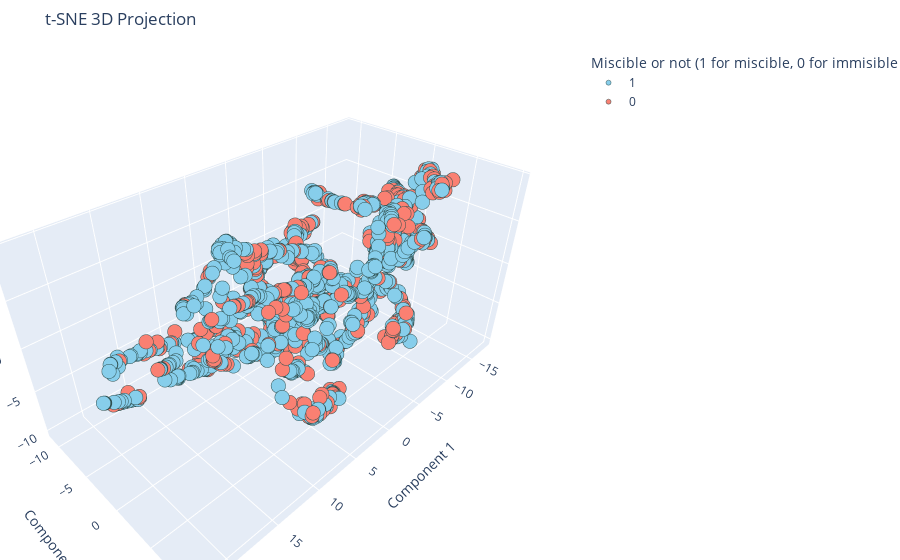

Notebook source saved alongside this figure:
### Code cell
X = df_total.iloc[:, 0:-1].values
y = df_total['miscibility'].values

# 2. PCA
reducer = TSNE(n_components=3, random_state=42)  
X_reduced = reducer.fit_transform(X)

# explained_variance = pca.explained_variance_ratio_

# 3. Color mapping for two miscibility types
miscibility_types = df_total['miscibility'].unique()
if len(miscibility_types) != 2:
    print(f"Warning: Found {len(miscibility_types)} unique miscibility types. Ensure there are exactly two for the color mapping.")

colors = ['skyblue', 'salmon']  # Define your two colors
color_dict = dict(zip(miscibility_types, colors))
legends = ['miscible', 'immiscible']
# 4. 2D Scatter Plot
plt.figure(figsize=(8, 6))
for i, surfactant in enumerate(miscibility_types):
    idx = (y == surfactant)
    plt.scatter(X_reduced[idx, 0], X_reduced[idx, 1],
                color=color_dict[surfactant],
                label=legends[i], alpha=0.7, s=30)

plt.xlabel('Component 1')
plt.ylabel('Component 2')
plt.title('t-SNE 2D Projection')
plt.legend(bbox_to_anchor=(1.05, 1), loc='upper left')
plt.tight_layout()
plt.show()

# 5. 3D Interactive Scatter Plot
traces = []
for surfactant in miscibility_types:
    idx = (y == surfactant)
    trace = go.Scatter3d(
        x=X_reduced[idx, 0],
        y=X_reduced[idx, 1],
        z=X_reduced[idx, 2],
        mode='markers',
        marker=dict(
            size=5,
            color=color_dict[surfactant],
            line=dict(width=0.5, color='DarkSlateGrey')
        ),
        name=str(surfactant)
    )
    traces.append(trace)

layout = go.Layout(
    title='t-SNE 3D Projection',
    scene=dict(
        xaxis_title='Component 1',
        yaxis_title='Component 2',
        zaxis_title='Component 3'
    ),
    margin=dict(l=0, r=0, b=0, t=50),
    legend=dict(title='Miscible or not (1 for miscible, 0 for immisible')
)

fig = go.Figure(data=traces, layout=layout)
pio.show(fig)

### Figure 1 — Plotly figure (JSON) as saved in the notebook; plotly's stock layout.template omitted (floating-point values rounded to 4 significant figures; data arrays with more than 128 entries replaced by an {"elided": "..."} marker saying what was removed)
{"data": [{"marker": {"color": "skyblue", "line": {"color": "DarkSlateGrey", "width": 0.5}, "size": 5}, "mode": "markers", "name": "1", "type": "scatter3d", "x": {"elided": "905 float values"}, "y": {"elided": "905 float values"}, "z": {"elided": "905 float values"}}, {"marker": {"color": "salmon", "line": {"color": "DarkSlateGrey", "width": 0.5}, "size": 5}, "mode": "markers", "name": "0", "type": "scatter3d", "x": {"elided": "421 float values"}, "y": {"elided": "421 float values"}, "z": {"elided": "421 float values"}}], "layout": {"legend": {"title": {"text": "Miscible or not (1 for miscible, 0 for immisible"}}, "margin": {"b": 0, "l": 0, "r": 0, "t": 50}, "scene": {"xaxis": {"title": {"text": "Component 1"}}, "yaxis": {"title": {"text": "Component 2"}}, "zaxis": {"title": {"text": "Component 3"}}}, "title": {"text": "t-SNE 3D Projection"}}}
